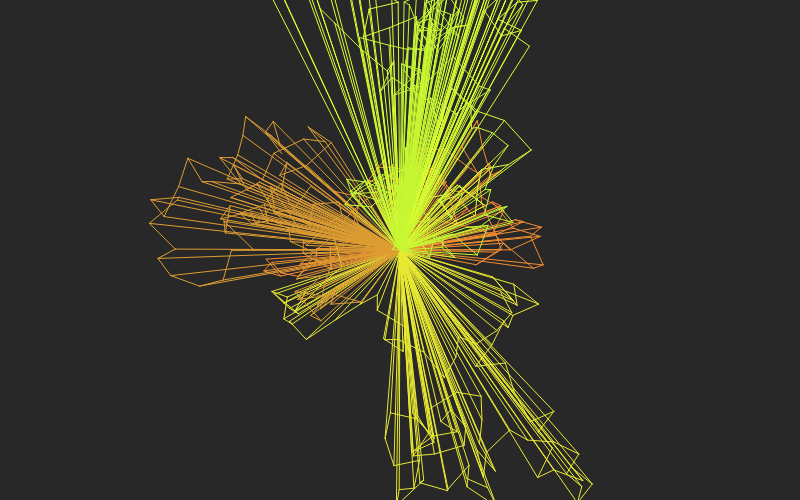
Frame 1 (no input)
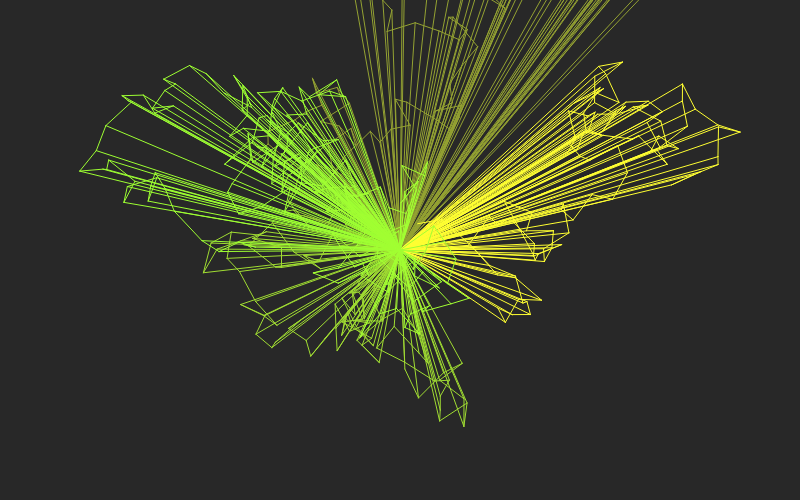
Frame 2 (the mouse pressed at the canvas centre, redrawn once)

The p5.js sketch that drew these frames (run headless with seeded random() and noise() and a simulated clock; the mouse was pressed at the canvas centre and the sketch redrawn once):

// p5.js sketch
// ── sketch.js
var nextX, nextY;

function setup() {
	createCanvas(800, 500);
	noLoop();

	noStroke();
}

function draw() {
	background(40, 40, 40);

	//fill(220, 220, 220);


	for (var i = 0; i < 5; i++) {

		stroke(random(100, 300), random(100, 300), 50);
		drawBrownianPath(width * random(0.30, 0.6), height * random(0.3, 0.6), 30,
			100);

	}
}

function drawBrownianPath(x, y, segmentLength, steps) {
	for (var step = 0; step < steps; step++) {



		////////////////////////////////////////////////////////////////////
		// even distribution

		nextX = x - random(-segmentLength, segmentLength);
		nextY = y + random(-segmentLength, segmentLength);
		line(x, y, nextX, nextY);

		x = nextX;
		y = nextY;


		line(400, 250, nextX, nextY);
	}
}
